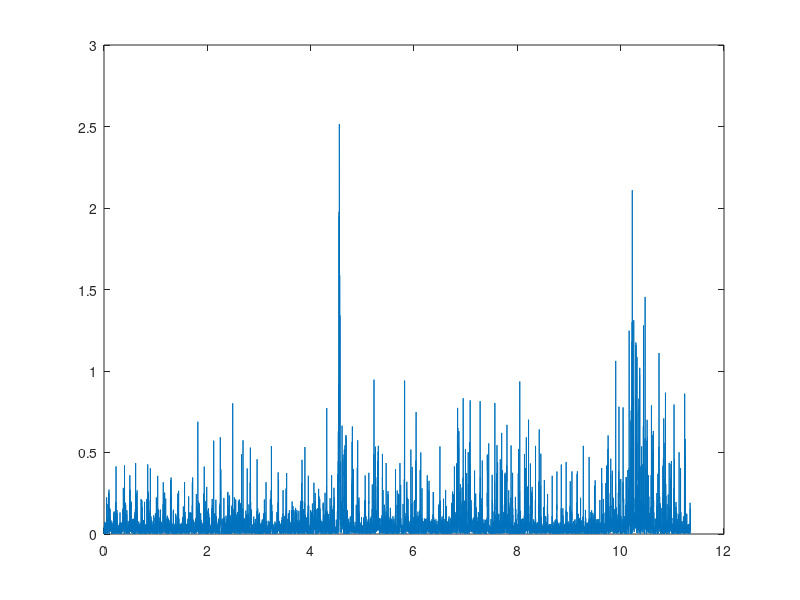

Source code (MATLAB):
clear all;
a = csvread('Trial01_FilteredData.csv');
filtData = a(any(a,2),:);
x = filtData(:,1);
y = filtData(:,2);

plot(x,y);